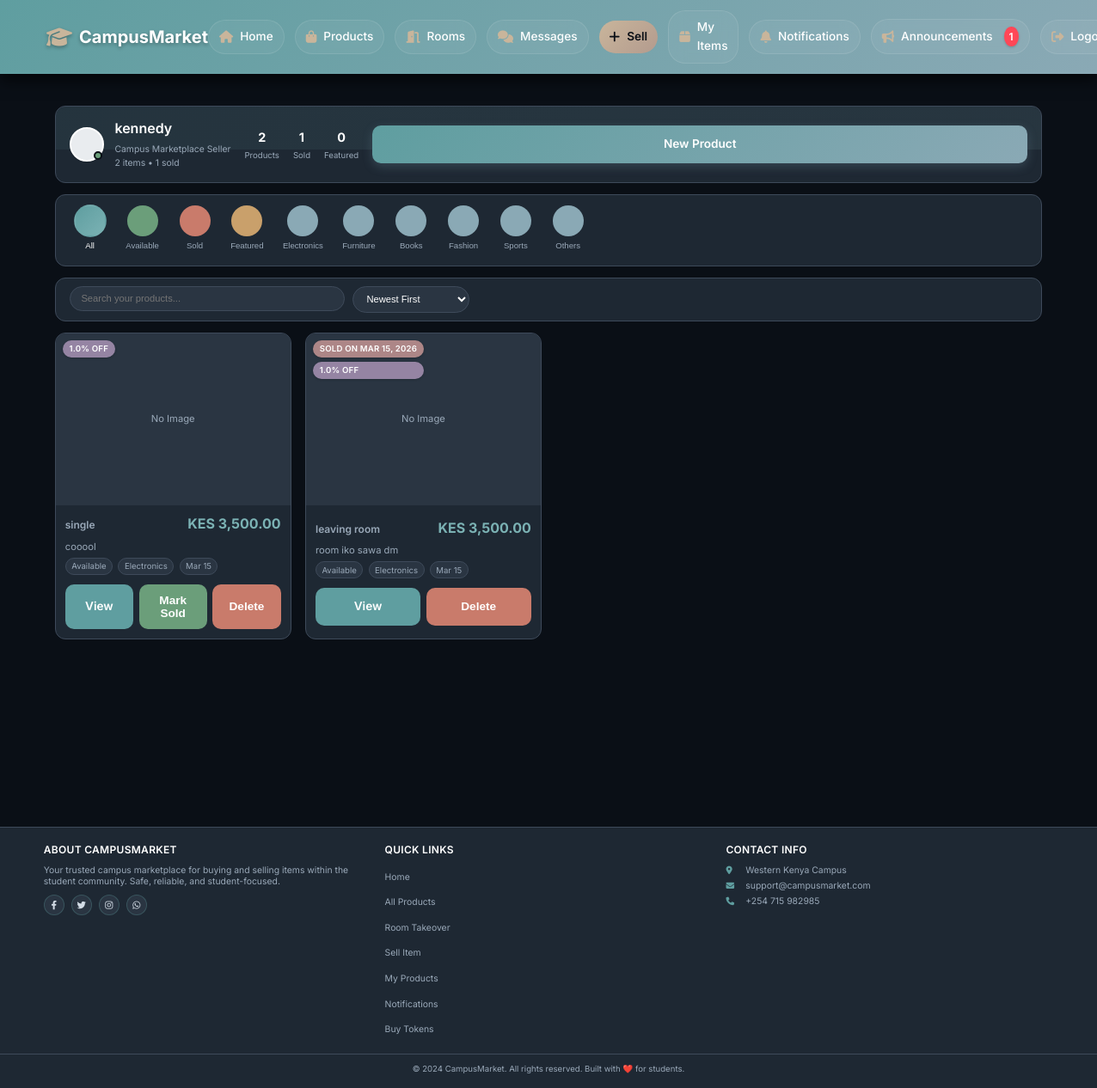
Page /my-products (signed in) on the earlier database version.
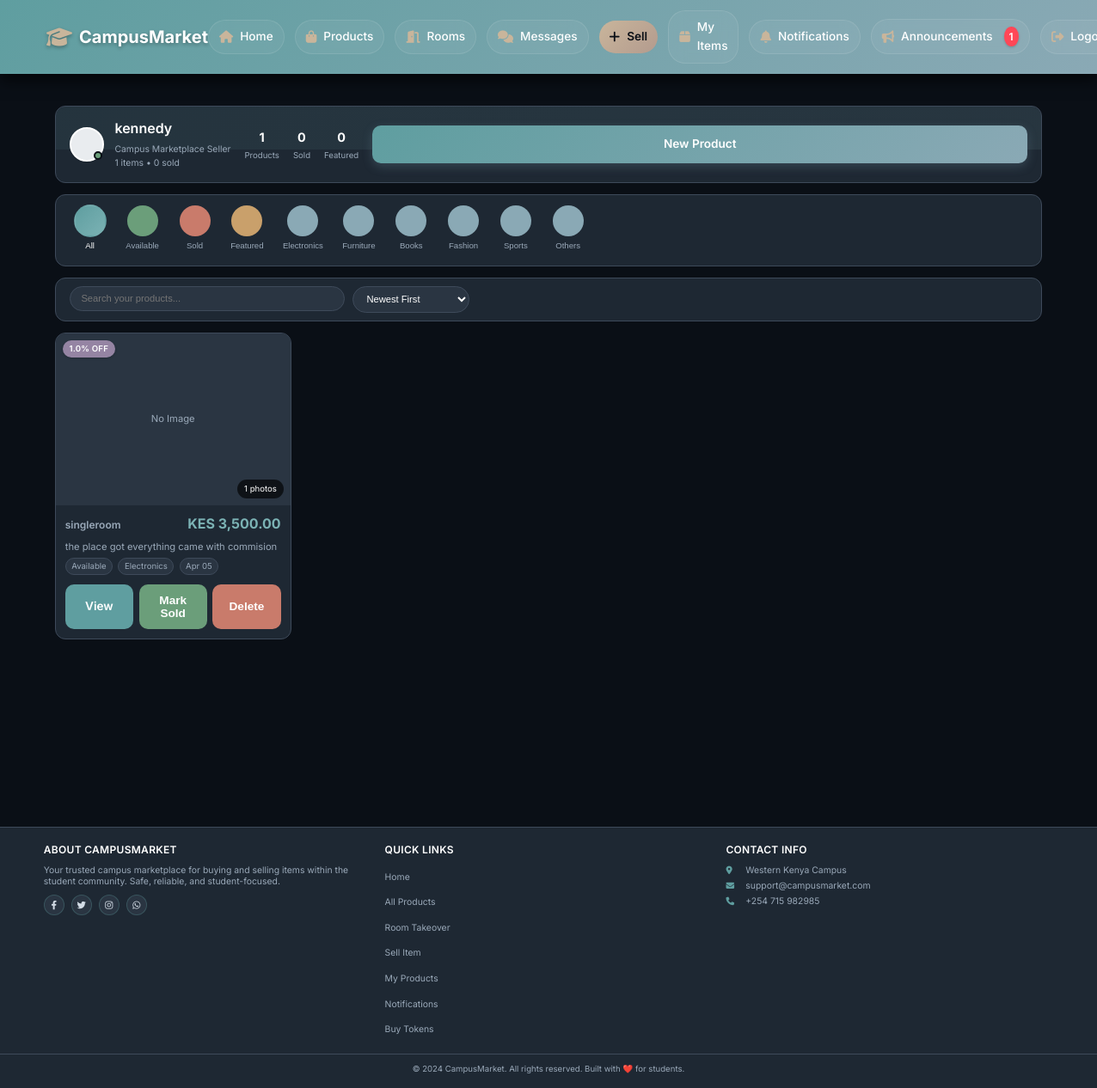
Same page on the later database version.
### app/models.py (models this page shows, shortened)
class User(UserMixin, db.Model):
    __tablename__ = 'users'
    id = db.Column(db.Integer, primary_key=True)
    username = db.Column(db.String(80), unique=True, nullable=False)
    email = db.Column(db.String(120), unique=True, nullable=False)
    password_hash = db.Column(db.String(128))
    phone = db.Column(db.String(20))
    created_at = db.Column(db.DateTime, default=datetime.utcnow)
    google_id = db.Column(db.String(100), unique=True, nullable=True)
    profile_picture = db.Column(db.String(500), nullable=True)
    products = db.relationship('Product',
        foreign_keys='Product.seller_id',
        back_populates='seller',
        lazy=True
    )
    payments = db.relationship('Payment',
        back_populates='payment_user',
        lazy=True
    )
    phone_number = db.Column(db.String(20))
    campus_location = db.Column(db.String(100))
    hostel_name = db.Column(db.String(100))
    hostel_room = db.Column(db.String(20))
    whatsapp_number = db.Column(db.String(20))
    show_contact_details = db.Column(db.Boolean, default=True)
    contact_preference = db.Column(db.String(20), default='whatsapp')
    is_admin = db.Column(db.Boolean, default=False)
    conversations_as_buyer = db.relationship('Chat',
        foreign_keys='Chat.buyer_id',
        back_populates='buyer',
        lazy=True,
        cascade='all, delete-orphan'
    )
    conversations_as_seller = db.relationship('Chat',
        foreign_keys='Chat.seller_id',
        back_populates='seller',
        lazy=True,
        cascade='all, delete-orphan'
    )
    sent_messages = db.relationship('Message',
        foreign_keys='Message.sender_id',
        back_populates='sender',
        lazy=True,
        cascade='all, delete-orphan'
    )
    sent_offers = db.relationship('Offer',
        foreign_keys='Offer.buyer_id',
        back_populates='offer_buyer',
        lazy=True
    )
    received_offers = db.relationship('Offer',
        foreign_keys='Offer.seller_id',
        back_populates='offer_seller',
        lazy=True
    )

class Category(db.Model):
    __tablename__ = 'categories'
    id = db.Column(db.Integer, primary_key=True)
    name = db.Column(db.String(100), nullable=False)
    description = db.Column(db.Text)
    products = db.relationship('Product', back_populates='category', lazy=True)

class Product(db.Model):
    __tablename__ = 'products'
    id = db.Column(db.Integer, primary_key=True)
    title = db.Column(db.String(100), nullable=False)
    description = db.Column(db.Text)
    price = db.Column(db.Float, nullable=False)
    condition = db.Column(db.String(20))
    contact_info = db.Column(db.Text)
    is_fast_moving = db.Column(db.Boolean, default=False)
    is_active = db.Column(db.Boolean, default=True)
    is_sold = db.Column(db.Boolean, default=False)
    Token = db.Column(db.Float, nullable=False)
    category_id = db.Column(db.Integer, db.ForeignKey('categories.id'), nullable=False)
    seller_id = db.Column(db.Integer, db.ForeignKey('users.id'), nullable=False)
    image_group_id = db.Column(db.Integer, db.ForeignKey('product_image_groups.id'), nullable=True)
    created_at = db.Column(db.DateTime, default=datetime.utcnow)
    updated_at = db.Column(db.DateTime, default=datetime.utcnow, onupdate=datetime.utcnow)
    hostel_name = db.Column(db.String(100), nullable=False, default='')
    location = db.Column(db.String(100), nullable=False, default='')
    leave_date = db.Column(db.DateTime, nullable=False, default=datetime.utcnow)
    room_type = db.Column(db.String(20), default='single')
    deposit = db.Column(db.Float, default=0)
    commission_percentage = db.Column(db.Float, default=0)
    is_commission_listing = db.Column(db.Boolean, default=False)
    status = db.Column(db.String(20), default='available')
    agreement_user_id = db.Column(db.Integer, db.ForeignKey('users.id'), nullable=True)
    agreement_expires_at = db.Column(db.DateTime, nullable=True)
    booked_at = db.Column(db.DateTime, nullable=True)
    total_unlocks = db.Column(db.Integer, default=0)
    last_interest_update = db.Column(db.DateTime, default=datetime.utcnow)
    payments = db.relationship('Payment', back_populates='product', lazy=True, cascade="all, delete-orphan")
    chats = db.relationship('Chat', back_populates='product', lazy=True, cascade='all, delete-orphan')
    offers = db.relationship('Offer', back_populates='product', lazy=True, cascade='all, delete-orphan')
    unlocks = db.relationship(
    'ProductUnlock',
    back_populates='product',
    cascade='all, delete-orphan'
)
    notifications = db.relationship(
    'Notification',
    back_populates='product',
    cascade='all, delete-orphan'
)
    agreement_user = db.relationship('User', foreign_keys=[agreement_user_id])
    category = db.relationship('Category', back_populates='products')
    seller = db.relationship('User', foreign_keys=[seller_id], back_populates='products')
    image_group = db.relationship('ProductImageGroup', back_populates='product')
    @property
    def image(self):
        if self.image_group and self.image_group.images:
            return self.image_group.images[0].filename
        return None
    @property
    def images(self):
        if self.image_group:
            return self.image_group.images
        return []

### app/products/routes.py (the view)
@products_bp.route('/my-products')
@cache.cached(timeout=60)
@login_required
def my_products_list():
    products = Product.query.filter_by(seller_id=current_user.id).order_by(Product.created_at.desc()).all()
    categories = Category.query.all()
    return render_template('products/my_products.html', products=products, categories=categories)

### app/templates/products/my_products.html (shortened to what this page needs)
{% extends "base.html" %}
{% block content %}
<div class="my-products-container">
    <div class="profile-header">
        <div class="header-background"></div>
        <div class="header-content">
            <div class="profile-main">
                <div class="profile-avatar">
                    <div class="avatar-circle"></div>
                    <div class="online-indicator"></div>
                </div>
                <div class="profile-details">
                    <h1 class="profile-name">{{ current_user.username }}</h1>
                    <div class="profile-bio">
                        <p>Campus Marketplace Seller</p>
                        <p>{{ products|length }} items • {{ products|selectattr('is_sold')|list|length }} sold</p>
                    </div>
                </div>
            </div>
            <div class="profile-stats">
                <div class="stat">
                    <span class="stat-number">{{ products|length }}</span>
                    <span class="stat-label">Products</span>
                </div>
                <div class="stat">
                    <span class="stat-number">{{ products|selectattr('is_sold')|list|length }}</span>
                    <span class="stat-label">Sold</span>
                </div>
                <div class="stat">
                    <span class="stat-number">{{ products|selectattr('is_fast_moving')|list|length }}</span>
                    <span class="stat-label">Featured</span>
                </div>
            </div>
            <a href="{{ url_for('products.create_product') }}" class="btn btn-primary add-product-btn">
                New Product
            </a>
        </div>
    </div>
    <div class="filter-tabs">
        <div class="filter-scroll">
            <button class="filter-btn active" data-filter="all">
                <div class="filter-circle all-circle"></div>
                <span>All</span>
            </button>
            <button class="filter-btn" data-filter="available">
                <div class="filter-circle available-circle"></div>
                <span>Available</span>
            </button>
            <button class="filter-btn" data-filter="sold">
                <div class="filter-circle sold-circle"></div>
                <span>Sold</span>
            </button>
            <button class="filter-btn" data-filter="featured">
                <div class="filter-circle featured-circle"></div>
                <span>Featured</span>
            </button>
            {% for category in categories %}
            <button class="filter-btn" data-filter="{{ category.name }}">
                <div class="filter-circle category-circle"></div>
                <span>{{ category.name }}</span>
            </button>
            {% endfor %}
        </div>
    </div>
    <div class="search-sort-bar">
        <div class="search-container">
            <input type="text" id="searchInput" placeholder="Search your products...">
        </div>
        <div class="sort-container">
            <select id="sortSelect" class="sort-select">
                <option value="newest">Newest First</option>
            </select>
        </div>
    </div>
    <div class="products-section">
        {% if products %}
            <div class="products-grid" id="productsGrid">
                {% for product in products %}
                    <div class="product-card"
                         data-status="{{ 'sold' if product.is_sold else 'available' }}"
                         data-category="{{ product.category.name if product.category else 'Other' }}"
                         data-featured="{{ 'true' if product.is_fast_moving else 'false' }}"
                         data-name="{{ product.title.lower() }}"
                         data-price="{{ product.price }}"
                         data-date="{{ product.created_at.timestamp() }}"
                         data-product-id="{{ product.id }}">
                        <div class="product-image-section" onclick="openImageGallery({{ product.id }}, [
                            {% if product.image %}
                                '{{ url_for('static', filename='uploads/product_images/' + product.image) }}'
                                {% if product.images %}
                                    {% for img in product.images %}
                                        , '{{ url_for('static', filename='uploads/product_images/' + img.filename) }}'
                                    {% endfor %}
                                {% endif %}
                            {% endif %}
                        ])">
                            <div class="product-image-placeholder {% if product.image %}hidden{% endif %}">
                                <span>No Image</span>
                            </div>
                            <div class="product-badges">
                                {% if product.is_sold %}
                                <div class="badge sold">
                                    <span>Sold on {{ product.updated_at.strftime('%b %d, %Y') if product.updated_at else product.created_at.strftime('%b %d, %Y') }}</span>
                                </div>
                                {% elif product.is_fast_moving %}
                                <div class="badge featured">
                                    <span>Featured</span>
                                </div>
                                {% endif %}
                                {% if product.Token and product.Token > 0 %}
                                <div class="badge discount">
                                    <span>{{ product.Token }}% OFF</span>
                                </div>
                                {% endif %}
                            </div>
                            {% if product.images %}
                            <div class="multiple-images-indicator">
                                <span>{{ product.images|length }} photos</span>
                            </div>
                            {% endif %}
                        </div>
                        <div class="product-content">
                            <div class="product-header">
                                <h3 class="product-title">{{ product.title }}</h3>
                                <div class="product-price">KES {{ "{:,.2f}".format(product.price) }}</div>
                            </div>
                            <p class="product-description">
                                {{ product.description[:120] }}{% if product.description|length > 120 %}...{% endif %}
                            </p>
                            <div class="product-meta">
                                <span class="meta-item">{{ product.condition|replace('_', ' ')|title }}</span>
                                <span class="meta-item">{{ product.category.name if product.category else 'General' }}</span>
                                <span class="meta-item">{{ product.created_at.strftime('%b %d') }}</span>
                            </div>
                            <div class="product-actions">
                                <a href="{{ url_for('products.view_product', product_id=product.id) }}" class="btn btn-view">View</a>
                                {% if not product.is_sold %}
                                <button class="btn btn-mark-sold" onclick="markAsSold({{ product.id }})">Mark Sold</button>
                                {% endif %}
                                <button class="btn btn-delete" onclick="deleteProduct({{ product.id }})">Delete</button>
                            </div>
                        </div>
                    </div>
                {% endfor %}
            </div>
        {% endif %}
    </div>
</div>
{% endblock %}

Differences in the rows shown:
removed Product: Token "1.0", title "single", price "3,500.00", description "cooool", condition "Available", category "Electronics", created_at "Mar 15"
removed Product: updated_at "MAR 15, 2026", Token "1.0", title "leaving room", price "3,500.00", description "room iko sawa dm", condition "Available", category "Electronics", created_at "Mar 15"
added Product: Token "1.0", images|length "1", title "singleroom", price "3,500.00", description "the place got everything came with commision", condition "Available", category "Electronics", created_at "Apr 05"
Other differences:
{{ products|length }}: "2" → "1"
{{ products|selectattr('is_sold')|list|length }}: "1" → "0"
